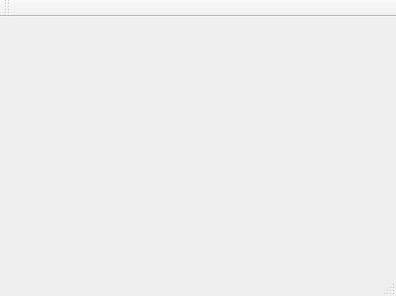
<?xml version="1.0" encoding="UTF-8"?>
<ui version="4.0">
 <class>MainWindow</class>
 <widget class="QMainWindow" name="MainWindow">
  <property name="geometry">
   <rect>
    <x>0</x>
    <y>0</y>
    <width>396</width>
    <height>296</height>
   </rect>
  </property>
  <property name="windowTitle">
   <string>Pepper Notebook</string>
  </property>
  <widget class="QWidget" name="centralWidget">
   <layout class="QVBoxLayout" name="verticalLayout"/>
  </widget>
  <widget class="QMenuBar" name="menuBar">
   <property name="geometry">
    <rect>
     <x>0</x>
     <y>0</y>
     <width>396</width>
     <height>21</height>
    </rect>
   </property>
  </widget>
  <widget class="QToolBar" name="mainToolBar">
   <attribute name="toolBarArea">
    <enum>TopToolBarArea</enum>
   </attribute>
   <attribute name="toolBarBreak">
    <bool>false</bool>
   </attribute>
  </widget>
  <widget class="QStatusBar" name="statusBar"/>
 </widget>
 <layoutdefault spacing="6" margin="11"/>
 <resources/>
 <connections/>
</ui>
